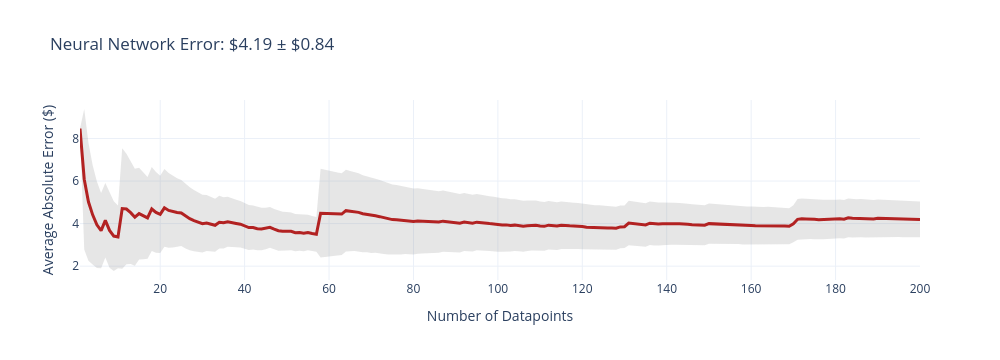
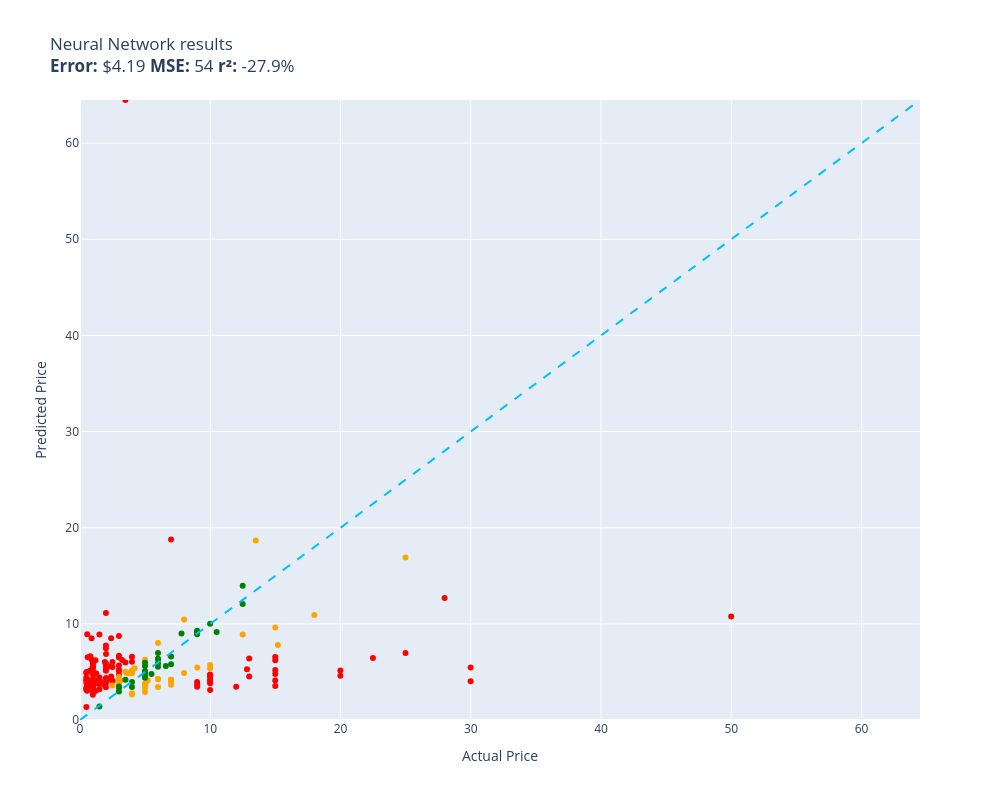

The cell these charts' notebook holds for them, in order:
### Code cell
evaluate(neural_network, test)

### Figure 1 — Plotly figure (JSON) as saved in the notebook; plotly's stock layout.template omitted (floating-point values rounded to 4 significant figures; data arrays with more than 128 entries replaced by an {"elided": "..."} marker saying what was removed)
{"data": [{"fill": "toself", "fillcolor": "rgba(128,128,128,0.2)", "hoverinfo": "skip", "line": {"color": "rgba(255,255,255,0)"}, "name": "95% CI", "showlegend": false, "type": "scatter", "x": {"elided": "400 int values"}, "y": {"elided": "400 float values"}}, {"customdata": {"elided": "200x1 float values"}, "hovertemplate": "n=%{x}<br>Avg Error=$%{y:,.2f}<br>±95% CI=$%{customdata[0]:,.2f}<extra></extra>", "line": {"color": "firebrick", "width": 3}, "mode": "lines", "name": "Cumulative Avg Error", "type": "scatter", "x": {"elided": "200 int values"}, "y": {"elided": "200 float values"}}], "layout": {"height": 360, "showlegend": false, "title": {"text": "Neural Network Error: $4.19 ± $0.84"}, "width": 1000, "xaxis": {"title": {"text": "Number of Datapoints"}}, "yaxis": {"title": {"text": "Average Absolute Error ($)"}}}}

### Figure 2 — Plotly figure (JSON) as saved in the notebook; plotly's stock layout.template omitted (floating-point values rounded to 4 significant figures)
{"data": [{"customdata": [["Rocket Explorer\nGuess=$4.52 Actual=$12.99"], ["Villwars\nGuess=$4.79 Actual=$1.09"], ["GLAD VALAKAS SIMULATOR\nGuess=$3.40 Actual=$0.49"], ["B.I.O.T.A.\nGuess=$6.07 Actual=$3.99"], ["Miss Fisher and the Deathly Maze\nGuess=$3.88 Actual=$1.59"], ["Songs of Skydale\nGuess=$5.52 Actual=$2.49"], ["연오와 세오\nGuess=$6.96 Actual=$24.99"], ["HUMBLE ZOMBIE\nGuess=$5.42 Actual=$0.99"], ["Akhena: Age of Evil\nGuess=$3.13 Actual=$9.99"], ["Swing Lord\nGuess=$3.60 Actual=$0.99"], ["THE 4 SINS\nGuess=$18.78 Actual=$6.99"], ["Nedia Hotel\nGuess=$3.66 Actual=$0.99"], ["MEKA SIGURAT\nGuess=$4.10 Actual=$14.99"], ["The planet's rescuer\nGuess=$3.85 Actual=$0.49"], ["Tuin\nGuess=$6.04 Actual=$2.49"], ["Agent X\nGuess=$4.96 Actual=$0.99"], ["lilGunBois: Super Team Transgender Fortr...\nGuess=$2.63 Actual=$0.99"], ["Supreme League of Patriots - Episode 3: ...\nGuess=$3.21 Actual=$1.49"], ["Educational Suite\nGuess=$3.74 Actual=$1.49"], ["Warbyte: Operation Falcon\nGuess=$3.95 Actual=$8.99"], ["Roaming The Stars\nGuess=$4.15 Actual=$1.49"], ["Trucker Horror\nGuess=$4.28 Actual=$2.39"], ["Salsa Virtual\nGuess=$6.21 Actual=$14.99"], ["Subway Midnight\nGuess=$5.11 Actual=$1.99"], ["Rocket Squad: Infinity\nGuess=$8.74 Actual=$2.99"], ["Why Me\nGuess=$3.60 Actual=$0.99"], ["Smithy\nGuess=$4.43 Actual=$0.49"], ["Sokobos\nGuess=$6.23 Actual=$3.24"], ["[Bober Bros] It's Just A Prank\nGuess=$6.87 Actual=$2.00"], ["Doomed to Hell\nGuess=$8.51 Actual=$2.39"], ["Godlike Burger\nGuess=$5.22 Actual=$2.99"], ["Shoot Loop VR\nGuess=$5.78 Actual=$1.99"], ["Blobble Wars 2\nGuess=$4.85 Actual=$0.99"], ["PeoplePackages\nGuess=$2.94 Actual=$0.99"], ["Crosshair X\nGuess=$64.49 Actual=$3.49"], ["Tatar Altan vs Shaitan\nGuess=$4.14 Actual=$0.49"], ["Asteroid King\nGuess=$5.58 Actual=$0.99"], ["Runemancer\nGuess=$5.21 Actual=$1.99"], ["Always The Same Nightmare\nGuess=$6.03 Actual=$1.91"], ["Nioh 2 – The Complete Edition\nGuess=$5.16 Actual=$19.99"], ["God's Trigger\nGuess=$5.55 Actual=$2.24"], ["Next Hero\nGuess=$5.84 Actual=$1.99"], ["Dead Tapes: Fading Father\nGuess=$4.41 Actual=$1.49"], ["GalaxIverse\nGuess=$3.21 Actual=$0.49"], ["Insider Threat\nGuess=$4.63 Actual=$2.99"], ["My University Girlfriend\nGuess=$3.89 Actual=$0.64"], ["Willie's Nightfall\nGuess=$3.81 Actual=$0.99"], ["Doomsday cleaner\nGuess=$6.22 Actual=$1.19"], ["BlockRunner : The BlockSide\nGuess=$4.59 Actual=$2.99"], ["Chickamauga Battles\nGuess=$4.00 Actual=$9.99"], ["Mark One\nGuess=$4.26 Actual=$0.99"], ["The Miskatonic\nGuess=$5.91 Actual=$0.99"], ["小艺的异世界冒险-Xiao Yi's strange world adventu...\nGuess=$4.08 Actual=$0.99"], ["Lighthouse of Guiding Flames\nGuess=$3.39 Actual=$0.99"], ["Similo: The Card Game\nGuess=$8.49 Actual=$0.89"], ["Great Adventure: Alice's wonderland\nGuess=$6.58 Actual=$3.99"], ["MEMENTO\nGuess=$3.00 Actual=$1.19"], ["Homeworld Remastered Collection\nGuess=$5.97 Actual=$3.49"], ["Crush\nGuess=$3.46 Actual=$11.99"], ["World of Fantasy: Zero\nGuess=$3.97 Actual=$0.99"], ["SKIBIDI BACKROOMS\nGuess=$8.91 Actual=$0.55"], ["Space Pilgrim Academy: Year 1\nGuess=$3.03 Actual=$0.55"], ["Minimal\nGuess=$3.21 Actual=$1.01"], ["Retro Racer\nGuess=$3.14 Actual=$0.49"], ["Vaccine Delivery Simulator\nGuess=$4.07 Actual=$1.37"], ["Coonwood\nGuess=$5.00 Actual=$0.49"], ["AIdventure\nGuess=$3.70 Actual=$9.00"], ["Start Button\nGuess=$7.74 Actual=$1.99"], ["Space Ballers\nGuess=$6.62 Actual=$0.79"], ["Peaceful Lands\nGuess=$5.05 Actual=$2.99"], ["Marble Mechanics\nGuess=$4.79 Actual=$14.99"], ["Morbid Inhale\nGuess=$3.89 Actual=$1.99"], ["The Pirate Queen with Lucy Liu\nGuess=$6.55 Actual=$14.99"], ["Highrise Heroes: Word Challenge\nGuess=$5.10 Actual=$0.99"], ["No Fair Play\nGuess=$6.50 Actual=$2.99"], ["Hentai Waifu\nGuess=$1.35 Actual=$0.49"], ["Reboant Demo\nGuess=$4.75 Actual=$0.99"], ["BIRBOUT!\nGuess=$3.47 Actual=$8.99"], ["Space Rocket\nGuess=$4.24 Actual=$0.55"], ["Zombie Ballz\nGuess=$4.17 Actual=$0.49"], ["Aplestia\nGuess=$4.12 Actual=$1.19"], ["1001 Jigsaw. World Tour: Australian Puzz...\nGuess=$3.54 Actual=$14.99"], ["Alien: Isolation\nGuess=$4.72 Actual=$9.99"], ["Nights of Azure\nGuess=$4.04 Actual=$29.99"], ["Strandzha Adventures 3D\nGuess=$3.65 Actual=$1.89"], ["Trainscape\nGuess=$4.60 Actual=$19.99"], ["Lock Lock: Farm\nGuess=$4.06 Actual=$1.99"], ["Guardian war VR\nGuess=$4.17 Actual=$9.99"], ["Apothecary Hero\nGuess=$4.10 Actual=$1.49"], ["Don't Die, Minerva!\nGuess=$6.41 Actual=$12.99"], ["Defence to death\nGuess=$3.48 Actual=$0.55"], ["Cat Dimension\nGuess=$4.85 Actual=$1.25"], ["Placid Plastic Desktop\nGuess=$5.54 Actual=$0.99"], ["Backpack Twins\nGuess=$4.62 Actual=$9.99"], ["FATAL FRAME / PROJECT ZERO: Maiden of Bl...\nGuess=$12.68 Actual=$27.99"], ["异星孤垒\nGuess=$4.52 Actual=$2.39"], ["The Backrooms - Nightmare Dimension\nGuess=$3.41 Actual=$1.99"], ["MARDEK\nGuess=$4.68 Actual=$9.99"], ["Odyssey Moon\nGuess=$4.38 Actual=$1.99"], ["Engraven\nGuess=$6.67 Actual=$2.99"], ["6Souls\nGuess=$4.15 Actual=$1.49"], ["Screen Cat\nGuess=$6.28 Actual=$0.89"], ["The Cleaner\nGuess=$4.51 Actual=$9.99"], ["Epic Dumpster Bear: Dumpster Fire Redux\nGuess=$4.06 Actual=$2.49"], ["Korvae in space\nGuess=$3.97 Actual=$0.99"], ["Eggy\nGuess=$4.09 Actual=$2.49"], ["The Host\nGuess=$5.58 Actual=$1.99"], ["Trapped In Stone - World War II Horror\nGuess=$4.17 Actual=$1.99"], ["OURWORLD\nGuess=$5.46 Actual=$29.99"], ["Odesi Music Composition\nGuess=$10.76 Actual=$49.99"], ["DMD Branefold\nGuess=$11.14 Actual=$1.99"], ["Single Malt Apocalypse\nGuess=$5.66 Actual=$2.99"], ["Dissolved - Chapter One\nGuess=$5.54 Actual=$0.99"], ["自由世界\nGuess=$3.81 Actual=$9.99"], ["Drone VR\nGuess=$6.53 Actual=$0.59"], ["- R E F L E C T E D -\nGuess=$3.90 Actual=$1.99"], ["Seekers of Darkness\nGuess=$5.28 Actual=$12.82"], ["Train Simulator Classic\nGuess=$6.45 Actual=$22.49"], ["Survival VR\nGuess=$3.97 Actual=$0.99"], ["Bahamian Rhapsody\nGuess=$8.91 Actual=$1.49"], ["Professor Watts Memory Match: Cute Anima...\nGuess=$5.10 Actual=$0.74"], ["The Torus Syndicate\nGuess=$5.21 Actual=$14.99"], ["Powerjackers - VR Superhero Battle Royal...\nGuess=$7.45 Actual=$1.99"], ["Click and Collect\nGuess=$3.76 Actual=$1.19"], ["Obscurefiend\nGuess=$4.89 Actual=$0.49"], ["A Normal Lost Phone\nGuess=$5.16 Actual=$0.83"]], "hovertemplate": "%{customdata[0]}<extra></extra>", "legendgroup": "red", "marker": {"color": "red", "size": 6, "symbol": "circle"}, "mode": "markers", "name": "red", "orientation": "v", "showlegend": true, "type": "scatter", "x": [12.99, 1.09, 0.49, 3.99, 1.59, 2.49, 24.99, 0.99, 9.99, 0.99, 6.99, 0.99, 14.99, 0.49, 2.49, 0.99, 0.99, 1.49, 1.49, 8.99, 1.49, 2.39, 14.99, 1.99, 2.99, 0.99, 0.49, 3.24, 2.0, 2.39, 2.99, 1.99, 0.99, 0.99, 3.49, 0.49, 0.99, 1.99, 1.91, 19.99, 2.24, 1.99, 1.49, 0.49, 2.99, 0.64, 0.99, 1.19, 2.99, 9.99, 0.99, 0.99, 0.99, 0.99, 0.89, 3.99, 1.19, 3.49, 11.99, 0.99, 0.55, 0.55, 1.01, 0.49, 1.37, 0.49, 9.0, 1.99, 0.79, 2.99, 14.99, 1.99, 14.99, 0.99, 2.99, 0.49, 0.99, 8.99, 0.55, 0.49, 1.19, 14.99, 9.99, 29.99, 1.89, 19.99, 1.99, 9.99, 1.49, 12.99, 0.55, 1.25, 0.99, 9.99, 27.99, 2.39, 1.99, 9.99, 1.99, 2.99, 1.49, 0.89, 9.99, 2.49, 0.99, 2.49, 1.99, 1.99, 29.99, 49.99, 1.99, 2.99, 0.99, 9.99, 0.59, 1.99, 12.82, 22.49, 0.99, 1.49, 0.74, 14.99, 1.99, 1.19, 0.49, 0.83], "xaxis": "x", "y": [4.524, 4.793, 3.399, 6.07, 3.881, 5.517, 6.957, 5.424, 3.127, 3.596, 18.78, 3.659, 4.098, 3.846, 6.038, 4.956, 2.626, 3.209, 3.742, 3.954, 4.15, 4.277, 6.212, 5.115, 8.743, 3.597, 4.432, 6.232, 6.875, 8.508, 5.223, 5.779, 4.853, 2.941, 64.49, 4.139, 5.576, 5.214, 6.032, 5.161, 5.553, 5.84, 4.409, 3.215, 4.627, 3.888, 3.81, 6.222, 4.594, 4.0, 4.261, 5.906, 4.084, 3.389, 8.492, 6.584, 3.005, 5.971, 3.462, 3.971, 8.907, 3.034, 3.21, 3.143, 4.072, 5.0, 3.697, 7.744, 6.62, 5.046, 4.789, 3.891, 6.549, 5.102, 6.5, 1.355, 4.754, 3.467, 4.236, 4.167, 4.116, 3.54, 4.724, 4.039, 3.653, 4.604, 4.065, 4.175, 4.099, 6.407, 3.476, 4.848, 5.537, 4.618, 12.68, 4.523, 3.414, 4.68, 4.381, 6.674, 4.154, 6.282, 4.506, 4.06, 3.97, 4.087, 5.585, 4.166, 5.455, 10.76, 11.14, 5.661, 5.537, 3.81, 6.526, 3.902, 5.276, 6.452, 3.967, 8.906, 5.098, 5.21, 7.451, 3.76, 4.887, 5.164], "yaxis": "y"}, {"customdata": [["Float\nGuess=$3.42 Actual=$5.99"], ["Talisman: Digital 5th Edition\nGuess=$10.93 Actual=$17.99"], ["Danse Macabre: Crimson Cabaret Collector...\nGuess=$3.72 Actual=$4.99"], ["Mega Man X Legacy Collection 2\nGuess=$10.45 Actual=$7.99"], ["The Terminal 2\nGuess=$3.49 Actual=$4.99"], ["Turbo Cat Fight\nGuess=$4.06 Actual=$6.99"], ["Expiration\nGuess=$3.34 Actual=$4.99"], ["Fat Baby\nGuess=$8.01 Actual=$5.99"], ["Milli & Greg\nGuess=$4.20 Actual=$2.99"], ["OVERVIEW (A Walk Through The Universe)\nGuess=$2.92 Actual=$4.99"], ["Panoptia\nGuess=$4.89 Actual=$7.99"], ["Darkest Dungeon®\nGuess=$4.87 Actual=$3.74"], ["Fisher's Qualm\nGuess=$4.48 Actual=$2.99"], ["Be Vigilant!\nGuess=$5.47 Actual=$9.00"], ["Little Big Adventure – Twinsen’s Quest\nGuess=$9.63 Actual=$14.99"], ["You Must Become A Lich\nGuess=$5.39 Actual=$4.19"], ["Yggdra Union\nGuess=$5.71 Actual=$9.99"], ["The Eastern Drive : Car Simulator\nGuess=$4.25 Actual=$2.99"], ["Elizabeth Find M.D. - Diagnosis Mystery ...\nGuess=$2.78 Actual=$3.99"], ["NONOTOWN: Nonogram Logic Puzzle\nGuess=$4.89 Actual=$3.59"], ["The World is Your Weapon\nGuess=$4.18 Actual=$6.99"], ["Boyce the Voice\nGuess=$4.10 Actual=$5.19"], ["Cartridge the Tiger\nGuess=$3.84 Actual=$2.99"], ["Burgle Bros.\nGuess=$2.64 Actual=$3.99"], ["Individual Investor Tycoon\nGuess=$3.60 Actual=$2.49"], ["Air Hockey VR\nGuess=$5.38 Actual=$9.99"], ["Lawless West\nGuess=$3.67 Actual=$6.99"], ["Duck Adventures\nGuess=$3.76 Actual=$4.99"], ["M.E.R.C. Genesis\nGuess=$5.16 Actual=$3.99"], ["Opening Up\nGuess=$6.04 Actual=$4.99"], ["Last Day: Zombie Survival VR\nGuess=$4.28 Actual=$5.99"], ["Lost Castle 2\nGuess=$18.68 Actual=$13.49"], ["Mutant Ops\nGuess=$6.26 Actual=$4.99"], ["Scary new year\nGuess=$5.03 Actual=$3.49"], ["ASSAULT SHELL\nGuess=$4.23 Actual=$5.99"], ["Rhapsody II: Ballad of the Little Prince...\nGuess=$8.90 Actual=$12.49"], ["Sailing alone:Aftermath\nGuess=$7.81 Actual=$15.19"], ["Refraction: Beyond the Mirror\nGuess=$4.12 Actual=$3.11"], ["Retired Men's Nude Beach Volleyball Leag...\nGuess=$4.18 Actual=$6.99"], ["Grilled\nGuess=$4.23 Actual=$2.99"], ["BarGirls\nGuess=$5.14 Actual=$3.99"], ["Mecha Tactics\nGuess=$4.85 Actual=$3.99"], ["Actual Multiple Monitors\nGuess=$16.90 Actual=$24.99"]], "hovertemplate": "%{customdata[0]}<extra></extra>", "legendgroup": "orange", "marker": {"color": "orange", "size": 6, "symbol": "circle"}, "mode": "markers", "name": "orange", "orientation": "v", "showlegend": true, "type": "scatter", "x": [5.99, 17.99, 4.99, 7.99, 4.99, 6.99, 4.99, 5.99, 2.99, 4.99, 7.99, 3.74, 2.99, 9.0, 14.99, 4.19, 9.99, 2.99, 3.99, 3.59, 6.99, 5.19, 2.99, 3.99, 2.49, 9.99, 6.99, 4.99, 3.99, 4.99, 5.99, 13.49, 4.99, 3.49, 5.99, 12.49, 15.19, 3.11, 6.99, 2.99, 3.99, 3.99, 24.99], "xaxis": "x", "y": [3.423, 10.93, 3.725, 10.45, 3.486, 4.062, 3.342, 8.007, 4.203, 2.919, 4.895, 4.865, 4.481, 5.471, 9.626, 5.387, 5.713, 4.249, 2.783, 4.89, 4.177, 4.102, 3.836, 2.643, 3.599, 5.378, 3.67, 3.765, 5.157, 6.043, 4.275, 18.68, 6.263, 5.025, 4.232, 8.896, 7.811, 4.118, 4.175, 4.23, 5.139, 4.85, 16.9], "yaxis": "y"}, {"customdata": [["Sarah Wiener Kochspiel\nGuess=$6.37 Actual=$5.99"], ["Felis\nGuess=$3.42 Actual=$3.99"], ["In the thrall of darkness: The gift of d...\nGuess=$3.37 Actual=$2.99"], ["Radio Violence\nGuess=$5.05 Actual=$4.99"], ["Professor Teaches® Excel 2013 & 365\nGuess=$9.14 Actual=$8.99"], ["Dead City\nGuess=$6.62 Actual=$6.99"], ["Unluckily in Love\nGuess=$5.62 Actual=$6.59"], ["Architect Simulator\nGuess=$6.32 Actual=$5.99"], ["巭孬嫑毖\nGuess=$3.49 Actual=$2.99"], ["Pipe Dreamin' VR: The Big Easy\nGuess=$8.93 Actual=$8.99"], ["Spooky Dwellers 3\nGuess=$5.81 Actual=$6.99"], ["Kiss/OFF\nGuess=$4.40 Actual=$4.99"], ["Bernie Needs Love\nGuess=$2.98 Actual=$2.99"], ["Line War\nGuess=$13.97 Actual=$12.49"], ["灾厄黑龙与谎言公主\nGuess=$9.29 Actual=$8.99"], ["Paint Chips\nGuess=$6.96 Actual=$5.99"], ["Deadside\nGuess=$12.08 Actual=$12.49"], ["Era of Miracles\nGuess=$1.41 Actual=$1.49"], ["Monaco 2\nGuess=$9.15 Actual=$10.49"], ["Dragonspire\nGuess=$5.10 Actual=$4.99"], ["Roche Fusion\nGuess=$5.53 Actual=$5.99"], ["Rock God Tycoon\nGuess=$4.79 Actual=$5.49"], ["Age of the Duel\nGuess=$4.70 Actual=$4.99"], ["POGOMAN\nGuess=$3.96 Actual=$3.99"], ["Izanami's Dream Battle\nGuess=$5.95 Actual=$4.99"], ["Platonic\nGuess=$4.85 Actual=$4.99"], ["Havendock\nGuess=$8.99 Actual=$7.79"], ["Black Viper: Sophia's Fate\nGuess=$5.62 Actual=$4.99"], ["NARUTO SHIPPUDEN: Ultimate Ninja STORM 2\nGuess=$10.01 Actual=$9.99"], ["Draft of Darkness\nGuess=$5.90 Actual=$5.99"], ["Spryward\nGuess=$4.17 Actual=$3.49"]], "hovertemplate": "%{customdata[0]}<extra></extra>", "legendgroup": "green", "marker": {"color": "green", "size": 6, "symbol": "circle"}, "mode": "markers", "name": "green", "orientation": "v", "showlegend": true, "type": "scatter", "x": [5.99, 3.99, 2.99, 4.99, 8.99, 6.99, 6.59, 5.99, 2.99, 8.99, 6.99, 4.99, 2.99, 12.49, 8.99, 5.99, 12.49, 1.49, 10.49, 4.99, 5.99, 5.49, 4.99, 3.99, 4.99, 4.99, 7.79, 4.99, 9.99, 5.99, 3.49], "xaxis": "x", "y": [6.366, 3.425, 3.365, 5.047, 9.143, 6.615, 5.625, 6.32, 3.493, 8.927, 5.811, 4.395, 2.977, 13.97, 9.288, 6.956, 12.08, 1.409, 9.148, 5.103, 5.533, 4.789, 4.695, 3.956, 5.948, 4.849, 8.989, 5.624, 10.01, 5.9, 4.174], "yaxis": "y"}, {"hoverinfo": "skip", "line": {"color": "deepskyblue", "dash": "dash", "width": 2}, "mode": "lines", "name": "y = x", "showlegend": false, "type": "scatter", "x": [0, 64.49], "y": [0, 64.49]}], "layout": {"height": 800, "legend": {"title": {"text": "color"}, "tracegroupgap": 0}, "showlegend": false, "title": {"text": "Neural Network results<br><b>Error:</b> $4.19 <b>MSE:</b> 54 <b>r²:</b> -27.9%"}, "width": 1000, "xaxis": {"anchor": "y", "domain": [0, 1], "range": [0, 64.49], "title": {"text": "Actual Price"}}, "yaxis": {"anchor": "x", "domain": [0, 1], "range": [0, 64.49], "title": {"text": "Predicted Price"}}}}
